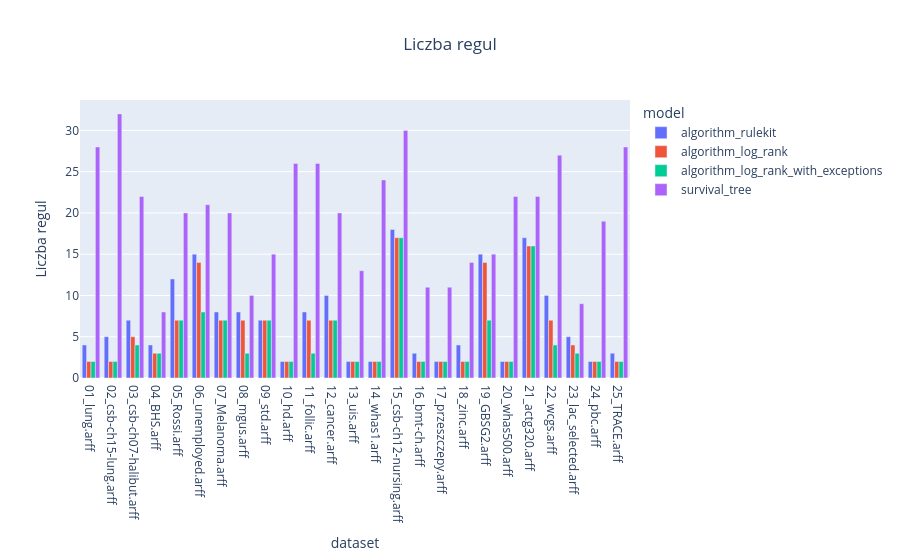

Write notebook code for a chart like this one.
### Markdown cell above
#### Liczba_regul

### Code cell
plot_box(results_df, "liczba_regul", title='Liczba regul', y_axis="Liczba regul")

### Figure 1 — Plotly figure (JSON) as saved in the notebook; plotly's stock layout.template omitted (floating-point values rounded to 4 significant figures)
{"data": [{"alignmentgroup": "True", "hovertemplate": "model=algorithm_rulekit<br>dataset=%{x}<br>liczba_regul=%{y}<extra></extra>", "legendgroup": "algorithm_rulekit", "marker": {"color": "#636efa", "pattern": {"shape": ""}}, "name": "algorithm_rulekit", "offsetgroup": "algorithm_rulekit", "orientation": "v", "showlegend": true, "textposition": "outside", "type": "bar", "x": ["01_lung.arff", "02_csb-ch15-lung.arff", "03_csb-ch07-halibut.arff", "04_BHS.arff", "05_Rossi.arff", "06_unemployed.arff", "07_Melanoma.arff", "08_mgus.arff", "09_std.arff", "10_hd.arff", "11_follic.arff", "12_cancer.arff", "13_uis.arff", "14_whas1.arff", "15_csb-ch12-nursing.arff", "16_bmt-ch.arff", "17_przeszczepy.arff", "18_zinc.arff", "19_GBSG2.arff", "20_whas500.arff", "21_actg320.arff", "22_wcgs.arff", "23_lac_selected.arff", "24_pbc.arff", "25_TRACE.arff"], "xaxis": "x", "y": [4, 5, 7, 4, 12, 15, 8, 8, 7, 2, 8, 10, 2, 2, 18, 3, 2, 4, 15, 2, 17, 10, 5, 2, 3], "yaxis": "y"}, {"alignmentgroup": "True", "hovertemplate": "model=algorithm_log_rank<br>dataset=%{x}<br>liczba_regul=%{y}<extra></extra>", "legendgroup": "algorithm_log_rank", "marker": {"color": "#EF553B", "pattern": {"shape": ""}}, "name": "algorithm_log_rank", "offsetgroup": "algorithm_log_rank", "orientation": "v", "showlegend": true, "textposition": "outside", "type": "bar", "x": ["01_lung.arff", "02_csb-ch15-lung.arff", "03_csb-ch07-halibut.arff", "04_BHS.arff", "05_Rossi.arff", "06_unemployed.arff", "07_Melanoma.arff", "08_mgus.arff", "09_std.arff", "10_hd.arff", "11_follic.arff", "12_cancer.arff", "13_uis.arff", "14_whas1.arff", "15_csb-ch12-nursing.arff", "16_bmt-ch.arff", "17_przeszczepy.arff", "18_zinc.arff", "19_GBSG2.arff", "20_whas500.arff", "21_actg320.arff", "22_wcgs.arff", "23_lac_selected.arff", "24_pbc.arff", "25_TRACE.arff"], "xaxis": "x", "y": [2, 2, 5, 3, 7, 14, 7, 7, 7, 2, 7, 7, 2, 2, 17, 2, 2, 2, 14, 2, 16, 7, 4, 2, 2], "yaxis": "y"}, {"alignmentgroup": "True", "hovertemplate": "model=algorithm_log_rank_with_exceptions<br>dataset=%{x}<br>liczba_regul=%{y}<extra></extra>", "legendgroup": "algorithm_log_rank_with_exceptions", "marker": {"color": "#00cc96", "pattern": {"shape": ""}}, "name": "algorithm_log_rank_with_exceptions", "offsetgroup": "algorithm_log_rank_with_exceptions", "orientation": "v", "showlegend": true, "textposition": "outside", "type": "bar", "x": ["01_lung.arff", "02_csb-ch15-lung.arff", "03_csb-ch07-halibut.arff", "04_BHS.arff", "05_Rossi.arff", "06_unemployed.arff", "07_Melanoma.arff", "08_mgus.arff", "09_std.arff", "10_hd.arff", "11_follic.arff", "12_cancer.arff", "13_uis.arff", "14_whas1.arff", "15_csb-ch12-nursing.arff", "16_bmt-ch.arff", "17_przeszczepy.arff", "18_zinc.arff", "19_GBSG2.arff", "20_whas500.arff", "21_actg320.arff", "22_wcgs.arff", "23_lac_selected.arff", "24_pbc.arff", "25_TRACE.arff"], "xaxis": "x", "y": [2, 2, 4, 3, 7, 8, 7, 3, 7, 2, 3, 7, 2, 2, 17, 2, 2, 2, 7, 2, 16, 4, 3, 2, 2], "yaxis": "y"}, {"alignmentgroup": "True", "hovertemplate": "model=survival_tree<br>dataset=%{x}<br>liczba_regul=%{y}<extra></extra>", "legendgroup": "survival_tree", "marker": {"color": "#ab63fa", "pattern": {"shape": ""}}, "name": "survival_tree", "offsetgroup": "survival_tree", "orientation": "v", "showlegend": true, "textposition": "outside", "type": "bar", "x": ["01_lung.arff", "02_csb-ch15-lung.arff", "03_csb-ch07-halibut.arff", "04_BHS.arff", "05_Rossi.arff", "06_unemployed.arff", "07_Melanoma.arff", "08_mgus.arff", "09_std.arff", "10_hd.arff", "11_follic.arff", "12_cancer.arff", "13_uis.arff", "14_whas1.arff", "15_csb-ch12-nursing.arff", "16_bmt-ch.arff", "17_przeszczepy.arff", "18_zinc.arff", "19_GBSG2.arff", "20_whas500.arff", "21_actg320.arff", "22_wcgs.arff", "23_lac_selected.arff", "24_pbc.arff", "25_TRACE.arff"], "xaxis": "x", "y": [28, 32, 22, 8, 20, 21, 20, 10, 15, 26, 26, 20, 13, 24, 30, 11, 11, 14, 15, 22, 22, 27, 9, 19, 28], "yaxis": "y"}], "layout": {"barmode": "group", "legend": {"title": {"text": "model"}, "tracegroupgap": 0}, "title": {"text": "Liczba regul", "x": 0.5, "xanchor": "center"}, "xaxis": {"anchor": "y", "domain": [0, 1], "title": {"text": "dataset"}}, "yaxis": {"anchor": "x", "domain": [0, 1], "title": {"text": "Liczba regul"}}}}
